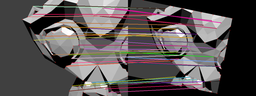
#> input picture matches_test.png, 256 x 96 px, shrunk from 1278 x 478 before the run
$ python solution.py matches_test.png   (older library calls are emulated)
#> lines starting #> are read from the running program, lines starting #| are printed output that depends on the picture
### utils.py
#!/usr/bin/env python3
import numpy as np
import cv2
import time


def read_image(image_path):
    img = cv2.imread(image_path)
    if img is None:
        raise FileNotFoundError("`{}` not cannot be loaded".format(image_path))
    return img

def draw_matches(matches, img_left, img_right, verbose=False):
    # Determine the max height
    height = max(img_left.shape[0], img_right.shape[0])
    # Width is the two images side-by-side
    width = img_left.shape[1] + img_right.shape[1]

    img_out = np.zeros((height, width, 3), dtype=np.uint8)
    # Place the images in the empty image
    img_out[0:img_left.shape[0], 0:img_left.shape[1], :] = img_left
    img_out[0:img_right.shape[0], img_left.shape[1]:, :] = img_right

    # The right image coordinates are offset since the image is no longer at (0,0)
    ow = img_left.shape[1]

    #Draw a line between the matched pairs in green
    for p1,p2 in matches:
        p1o = (int(p1[1]), int(p1[0]))
        p2o = (int(p2[1] + ow), int(p2[0]))
        color = list(np.random.random(size=3) * 256)
        cv2.line(img_out, p1o, p2o, color, thickness=2)

    if verbose:
        print("Press enter to continue ... ")
        cv2.imshow("matches", img_out)
        cv2.waitKey(0)

    cv2.imwrite("matches.png", img_out)

class Timer(object):
    def __init__(self, verbose=False):
        self.verbose = verbose

    def __enter__(self):
        self.start = time.time()
        return self

    def __exit__(self, *args):
        self.end = time.time()
        self.secs = self.end - self.start
        self.mins = self.secs // 60
        self.msecs = self.secs * 1000  # millisecs
        if self.verbose:
            print('elapsed time: {:.2f} s ({:.4f} ms)'.format(self.secs, self.msecs))

### harris.py
#!/usr/bin/env python3
import cv2
import numpy as np
import argparse as ap
from utils import read_image


def harris(img, sigma=1, threshold=0.01):
    height, width = img.shape
    shape = (height, width)
    # Calculate the dx,dy gradients of the image (np.gradient doesnt work)
    dx = cv2.Sobel(img, cv2.CV_64F,1,0,ksize=5)
    dy = cv2.Sobel(img, cv2.CV_64F,0,1,ksize=5)
    # Get angle for rotation
    _, ang = cv2.cartToPolar(dx, dy, angleInDegrees=True)
    # Square the derivatives (A,B,C of H) and apply apply gaussian filters to each
    sigma = (sigma, sigma)
    Ixx = cv2.GaussianBlur(dx * dx, sigma, 0)
    Ixy = cv2.GaussianBlur(dx * dy, sigma, 0)
    Iyy = cv2.GaussianBlur(dy * dy, sigma, 0)

    H = np.array([[Ixx, Ixy], [Ixy, Iyy]])
    # Find the determinate
    num = (H[0, 0] * H[1, 1]) - (H[0, 1] * H[1, 0])
    # Find the trace
    denom = H[0,0] + H[1,1]
    # Find the response using harmonic mean of the eigenvalues (Brown et. al. variation)
    R = np.nan_to_num(num / denom)

    # Adaptive non-maximum suppression, keep the top 1% of values and remove non-maximum points in a 9x9 neighbourhood
    R_flat = R[:].flatten()
    # Get number of values in top threshold %
    N = int(len(R_flat) * threshold)
    # Get values in top threshold %
    top_k_percentile = np.partition(R_flat, -N)[-N:]
    # Find lowest value in top threshold %
    minimum = np.min(top_k_percentile)
    # Set all values less than this to 0
    R[R < minimum] = 0
    # Set non-maximum points in an SxS neighbourhood to 0
    s = 9
    for h in range(R.shape[0] - s):
        for w in range(R.shape[1] - s):
            maximum = np.max(R[h:h+s+1, w:w+s+1])
            for i in range(h, h+s+1):
                for j in range(w, w+s+1):
                    if R[i, j] != maximum:
                        R[i, j] = 0

    # Return harris corners in [H, W, R] format
    features = list(np.where(R > 0))
    features.append(ang[np.where(R > 0)])
    corners = zip(*features)
    return list(corners)

def draw_corners(corners, img, name):
    for h, w, r in corners:
        cv2.circle(img, (w, h), 2, (0, 0, 255))

    cv2.imwrite(name + '.png', img)

### solution.py
#!/usr/bin/env python3
import cv2, math, pywt
import numpy as np
import argparse as ap
import matplotlib.pyplot as plt
from skimage.transform import warp, AffineTransform
from operator import itemgetter
from harris import harris, draw_corners
from utils import read_image, draw_matches, Timer


def ransac(pts1, pts2, img_l, img_r, max_iters=1000, epsilon=1):
    best_matches = []
    # Number of samples
    N = 4

    for i in range(max_iters):
        # Get 4 random samples from features
        idx = np.random.randint(0, len(pts1) - 1, N)
        src = pts1[idx]
        dst = pts2[idx]

        # Calculate the homography matrix H
        H = cv2.getPerspectiveTransform(src, dst)
        Hp = cv2.perspectiveTransform(pts1[None], H)[0]

        # Find the inliers by computing the SSD(p',Hp) and saving inliers (feature pairs) that are SSD(p',Hp) < epsilon
        inliers = []
        for i in range(len(pts1)):
            ssd = np.sum(np.square(pts2[i] - Hp[i]))
            if ssd < epsilon:
                inliers.append([pts1[i], pts2[i]])

        # Keep the largest set of inliers and the corresponding homography matrix
        if len(inliers) > len(best_matches):
            best_matches = inliers

    return best_matches

# Plotting tool for convenience
def plot(plots):
    fig = plt.figure()
    N = len(plots)
    x = math.ceil(math.sqrt(N))
    y = math.ceil(math.sqrt(N))
    for i in range(N):
        fig.add_subplot(x,y,i+1).imshow(plots[i])
    plt.show()

def mops(img, truth, win_size, h, w, r):
    H, W = img.shape
    offset = win_size // 2

    # [7 lines of commented-out code are left out]
    M = cv2.getRotationMatrix2D((w, h), -1*r, 1)
    img_rot = cv2.warpAffine(img, M, (W, H), flags=cv2.INTER_NEAREST)

    # Get 40x40 window around feature
    win = img_rot[h-offset:h+offset, w-offset:w+offset]

    # Size (s,s) of each sample region
    s = win_size // 8
    # Prefiltering (N,N) -> (N//s, N//s)
    i = 0
    rows = []
    while i < win_size:
        j = 0
        cols = []
        while j < win_size:
            # Sample (s,s) region from window
            sample = win[i:i+s, j:j+s]
            # Downsample (s,s) region to a single value
            sample = np.sum(sample) / (s*s)
            cols.append(sample)
            j += s
        rows.append(cols)
        i += s

    feature = np.array(rows)
    # Normalize
    feature = (feature - np.mean(feature)) / np.std(feature)
    # Haar wave transform
    coeffs = pywt.dwt2(feature, 'haar')
    feature = pywt.idwt2(coeffs, 'haar')
    #plot([img, img_rot, truth, win, feature])
    return feature

def get_matches(ft1, ft2, left_match, right_match, img_left, img_right, max_matches, win_size):
    potential_matches = []
    offset = win_size // 2

    # Feature descriptor with brute-force matching
    for h1, w1, r1 in ft1:

        # Copy image as to not modify it by reference
        img_left_tmp = np.copy(img_left)

        # Copy coordinates incase changed by border
        h1_tmp = h1
        w1_tmp = w1

        # Get 40x40 window around feature
        win_left = img_left[h1-offset:h1+offset, w1-offset:w1+offset]

        # Handle border points
        if win_left.shape != (win_size, win_size):
            diff_h, diff_w = np.subtract(win_left.shape, (win_size, win_size))
            p_h = abs(diff_h // 2)
            p_w = abs(diff_w // 2)
            img_left_tmp = cv2.copyMakeBorder(img_left_tmp, p_h, p_h, p_w, p_w, cv2.BORDER_REFLECT)
            h1 += p_h
            w1 += p_w
            win_left = img_left_tmp[h1-offset:h1+offset, w1-offset:w1+offset]

        # Run multiscale oriented patches descriptor
        feature_left = mops(img_left_tmp, win_left, win_size, h1, w1, r1)

        lowest_dist = math.inf
        potential_match = ()
        for h2, w2, r2 in ft2:

            # Copy image as to not modify it by reference
            img_right_tmp = np.copy(img_right)

            # Copy coordinates incase changed by border
            h2_tmp = h2
            w2_tmp = w2

            # Get 40x40 window around feature
            win_right = img_right[h2-offset:h2+offset, w2-offset:w2+offset]

            # Handle border points
            if win_right.shape != (win_size, win_size):
                diff_h, diff_w = np.subtract(win_right.shape, (win_size, win_size))
                p_h = abs(diff_h // 2)
                p_w = abs(diff_w // 2)
                img_right_tmp = cv2.copyMakeBorder(img_right_tmp, p_h, p_h, p_w, p_w, cv2.BORDER_REFLECT)
                h2 += p_h
                w2 += p_w
                win_right = img_right_tmp[h2-offset:h2+offset, w2-offset:w2+offset]

            # Run multiscale oriented patches descriptor
            feature_right = mops(img_right_tmp, win_right, win_size, h2, w2, r2)

            # Check distance between features
            curr_dist = np.linalg.norm(feature_left - feature_right)
            if curr_dist < lowest_dist:
                lowest_dist = curr_dist
                potential_match = ([h1_tmp, w1_tmp, r1], [h2_tmp, w2_tmp, r2], curr_dist)

        potential_matches.append(potential_match)

    # Sort matches from smallest distance up
    matches = sorted(potential_matches, key=itemgetter(2))
    for match in matches:
        # Ensure no duplicates
        if match[0][0:2] not in left_match and match[1][0:2] not in right_match:
            # Add to matches
            left_match.append(match[0][0:2])
            right_match.append(match[1][0:2])
            # Remove from potential matches
            ft1.remove(tuple(match[0]))
            ft2.remove(tuple(match[1]))

    # Recursively keep going until every point has a match
    while(len(left_match) < max_matches and len(right_match) < max_matches):
        print('anotha one')
        get_matches(ft1, ft2, left_match, right_match, img_left, img_right, max_matches, win_size)

    return np.array(left_match, dtype=np.float32), np.array(right_match, dtype=np.float32)

def main(args):
    # Load the image
    img_left_clr   = read_image(args.image)
#> in read_image, img is the input picture: shape (96, 256, 3); mean B, G, R 82.5, 81.9, 88.2

    # Perform a some transforms on it for feature matching
    tform = AffineTransform(scale=(0.8, 0.8), rotation=0.2, translation=(20, -10))
    img_right_clr = warp(img_left_clr, tform.inverse, output_shape=img_left_clr.shape[:2])
    img_right_clr = np.uint8(img_right_clr * 255)

    # Convert to grayscale
    img_left = cv2.cvtColor(img_left_clr, cv2.COLOR_BGR2GRAY)
    img_right = cv2.cvtColor(img_right_clr, cv2.COLOR_RGB2GRAY)

    print("Getting the features from the Harris Detector")
    ftL = harris(img_left, sigma=3, threshold=0.01)
#> in harris, `N = int(len(R_flat) * threshold)`: N = 245
#> in harris, `top_k_percentile = np.partition(R_flat, -N)[-N:]`: top_k_percentile = 245 values, max 8645951.2 at index 216, min 2491246.3 at index 0, mean 3656435.4
#> in harris, `minimum = np.min(top_k_percentile)`: minimum = 2491246.3
#> after the loop in harris, `for h in range(R.shape[0] - s):`:
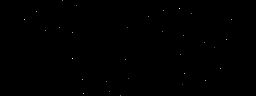
#> R: shape (96, 256) float64; min 0, max 8645951.2, mean 6095.9; drawn with min black and max white
#> in harris, `features = list(np.where(R > 0))`: features = 2 items
#> ftL = 31 items, first 6: (0, 62, 180), (5, 76, 16), (8, 179, 144), (10, 163, 70.8), (11, 36, 346.6), (13, 191, 318.4)
    draw_corners(ftL, img_left_clr, 'corners_left')
#> the loop in draw_corners, `for h, w, r in corners:` made 31 passes
#> (h, w, r) on passes 1 to 12: (0, 62, 180), (5, 76, 16), (8, 179, 144), (10, 163, 70.8), (11, 36, 346.6), (13, 191, 318.4), (16, 148, 45.93), (19, 24, 350.4), (19, 231, 165.8), (27, 59, 352.3), (27, 127, 140), (30, 45, 225.3)
    ftR = harris(img_right, sigma=3, threshold=0.01)
#> call 2 of harris, with sigma = 3, threshold = 0.01
#> in harris (call 2), `top_k_percentile = np.partition(R_flat, -N)[-N:]`: top_k_percentile = 245 values, max 7756276.2 at index 227, min 2172674.4 at index 0, mean 3175788.4
#> in harris (call 2), `minimum = np.min(top_k_percentile)`: minimum = 2172674.4
#> after the loop in harris (call 2), `for h in range(R.shape[0] - s):`:
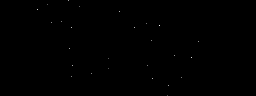
#> R: shape (96, 256) float64; min 0, max 7756276.2, mean 4662.8; drawn with min black and max white
#> ftR = 26 items, first 6: (0, 68, 180), (4, 47, 348.7), (6, 79, 3.41), (9, 37, 0.845), (11, 119, 166.5), (21, 61, 42.79)
    draw_corners(ftR, img_right_clr, 'corners_right')
#> the loop in draw_corners (call 2), `for h, w, r in corners:` made 26 passes
#> (h, w, r) on passes 1 to 12: (0, 68, 180), (4, 47, 348.7), (6, 79, 3.41), (9, 37, 0.845), (11, 119, 166.5), (21, 61, 42.79), (22, 51, 141.1), (23, 146, 90.09), (25, 159, 191.4), (27, 71, 206.7), (27, 134, 2.58), (40, 151, 2.02)

    print("  -- Number of features (left): ", len(ftL))
#|   -- Number of features (left):  31
    print("  -- Number of features (right): ", len(ftR))
#|   -- Number of features (right):  26
    print("Finding the best matches between images")
    with Timer(verbose=True) as t:
        max_matches = min(len(ftL), len(ftR))
#> max_matches = 26
        ptsL,ptsR = get_matches(ftL, ftR, [], [], img_left, img_right, max_matches, win_size=args.win_size)
#> the loop in get_matches, `for h1, w1, r1 in ft1:` made 31 passes
#> (h1, w1, r1, h1_tmp, w1_tmp) on passes 1 to 5: (25, 62, 180, 0, 62), (30, 76, 16, 5, 76), (33, 179, 144, 8, 179), (35, 163, 70.8, 10, 163), (11, 36, 346.6, 11, 36)
#> pass 1, in get_matches, `img_left_tmp = cv2.copyMakeBorder(img_left_tmp, p_h, p_h, p_w, p_w, cv..`:
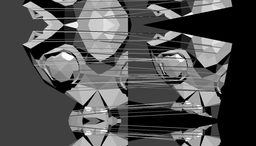
#> img_left_tmp: shape (146, 256); min 0, max 255, mean 81.3
#> after the loop in get_matches, `for h1, w1, r1 in ft1:`:
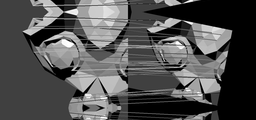
#> img_left_tmp: shape (120, 256); min 0, max 255, mean 80.1
#> after the loop in get_matches, `for h1, w1, r1 in ft1:`:
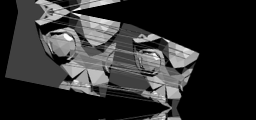
#> img_right_tmp: shape (120, 256); min 0, max 254, mean 46.2
#> after the loop in get_matches, `for h1, w1, r1 in ft1:`:
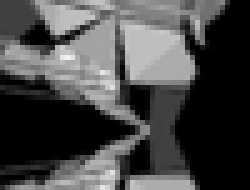
#> win_right: shape (38, 50) (shown 5 times larger); min 0, max 241, mean 71.4
#> the loop in get_matches, `for match in matches:` made 31 passes
#> match on passes 1 to 12: ([73, 184, 278.1], [65, 72, 279], 2.17), ([19, 231, 165.8], [41, 198, 144.8], 3.91), ([80, 205, 289.4], [77, 181, 300.5], 5), ([58, 72, 312.1], [48, 69, 305], 5.02), ([93, 83, 235.3], [85, 168, 312.5], 5.17), ([31, 162, 148], [22, 51, 141.1], 5.28), ([79, 82, 283.9], [65, 72, 279], 5.88), ([39, 226, 97.85], [25, 159, 191.4], 6.34), ([84, 182, 247.5], [85, 168, 312.5], 6.4), ([91, 109, 120.5], [78, 152, 26.41], 6.59), ([78, 128, 170.7], [57, 191, 147.9], 6.65), ([42, 204, 305.2], [55, 174, 290.2], 6.76)
#> the loop in get_matches, `while(len(left_match) < max_matches and len(right_match) < max_matches):` made 1 pass
#| anotha one
#| anotha one

        print(" -- Number of matches = ", len(ptsL))
#|  -- Number of matches =  26
        assert len(ptsL) == len(ptsR)

    print("Performing RANSAC")
    matches = ransac(ptsL,ptsR, img_left, img_right, args.max_iters, args.epsilon)
    print(" -- Number of pruned matches = ", len(matches))
#|  -- Number of pruned matches =  7

    draw_matches(matches, img_left_clr, img_right_clr)
#> the loop in draw_matches, `for p1,p2 in matches:` made 7 passes
#> (p1, p2) on passes 1 to 7: ([80, 205], [77, 181]), ([93, 83], [85, 168]), ([91, 109], [78, 152]), ([35, 183], [27, 71]), ([19, 24], [9, 37]), ([95, 120], [58, 108]), ([11, 36], [4, 47])
#> after the loop in draw_matches, `for p1,p2 in matches:`:
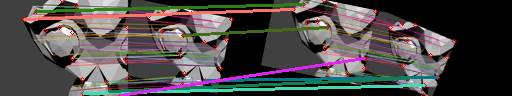
#> img_out: shape (96, 512, 3); mean B, G, R 72.7, 73.7, 77

if __name__ == "__main__":
    parser = ap.ArgumentParser()
    parser.add_argument("image",
                        default="imgs/left.png",
                        help="Path to left image")

    parser.add_argument("-w",
                        "--win_size",
                        default=50,
                        type=int,
                        help="Window size for your feature detector algorithm")

    parser.add_argument("-i",
                        "--max_iters",
                        default=1000,
                        type=int,
                        help="Maximum iterations to perform RANSAC")

    parser.add_argument("-e",
                        "--epsilon",
                        default=100,
                        type=float,
                        help="SSD epsilon threshold for RANSAC")

    parser.add_argument("-v",
                        "--verbose",
                        help="Turn on debugging statements",
                        action="store_true")

    args = parser.parse_args()
    main(args)

$ run again, on imgs/island.jpg
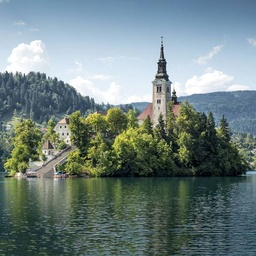
#> input picture imgs/island.jpg, 256 x 256 px, shrunk from 600 x 600 before the run
#> in read_image, img is the input picture: shape (256, 256, 3); mean B, G, R 128, 129.6, 112.1
#> N = 655
#> top_k_percentile = 655 values, max 8273548.8 at index 559, min 1508618.7 at index 0, mean 2178812.4
#> minimum = 1508618.7
#> features = 2 items
#> ftL = 46 items, first 6: (47, 162, 308.9), (58, 160, 205.4), (72, 6, 255.6), (73, 38, 267.2), (74, 26, 262.6), (74, 162, 190.8)
#> the loop in draw_corners, `for h, w, r in corners:` made 46 passes
#> ftR = 39 items, first 6: (0, 76, 180), (31, 219, 141.9), (47, 10, 302.4), (52, 29, 260.6), (60, 51, 299.4), (62, 138, 260.3)
#> the loop in draw_corners (call 2), `for h, w, r in corners:` made 39 passes
#|   -- Number of features (left):  46
#|   -- Number of features (right):  39
#> max_matches = 39
#> the loop in get_matches, `for h1, w1, r1 in ft1:` made 46 passes
#> (h1, w1, r1, h1_tmp, w1_tmp) on pass 3: (72, 31, 255.6, 72, 6)
#> pass 1, in mops (call 2), `img_rot = cv2.warpAffine(img, M, (W, H), flags=cv2.INTER_NEAREST)`:
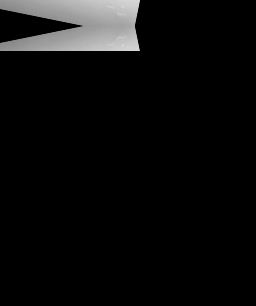
#> img_rot: shape (306, 256); min 0, max 216, mean 12.1
#> the loop in get_matches, `for match in matches:` made 46 passes
#> match on passes 1 to 8: ([93, 77, 315.4], [80, 73, 314.2], 2.54), ([98, 90, 276.8], [93, 106, 297.6], 2.6), ([128, 215, 346.6], [125, 169, 343.7], 3.15), ([83, 65, 274], [89, 88, 279.6], 3.44), ([78, 55, 258.7], [52, 29, 260.6], 3.45), ([74, 26, 262.6], [52, 29, 260.6], 3.56), ([104, 108, 275], [52, 29, 260.6], 3.66), ([73, 38, 267.2], [52, 29, 260.6], 3.79)
#> the loop in get_matches, `while(len(left_match) < max_matches and len(right_match) < max_matches):` made 1 pass
#| anotha one
#| anotha one
#| anotha one
#|  -- Number of matches =  39
#|  -- Number of pruned matches =  11
#> the loop in draw_matches, `for p1,p2 in matches:` made 11 passes
#> (p1, p2) on passes 1 to 8: ([128, 215], [125, 169]), ([78, 55], [52, 29]), ([103, 178], [99, 143]), ([122, 137], [108, 109]), ([135, 167], [122, 130]), ([58, 160], [75, 131]), ([144, 70], [114, 52]), ([176, 36], [128, 8])
#> after the loop in draw_matches, `for p1,p2 in matches:`:
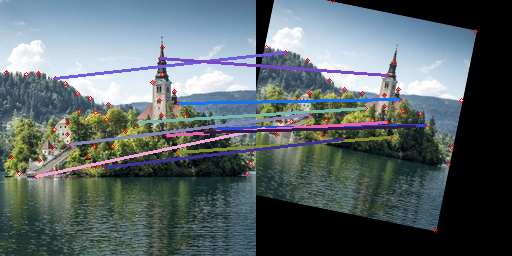
#> img_out: shape (256, 512, 3); mean B, G, R 106.9, 104, 91.9
